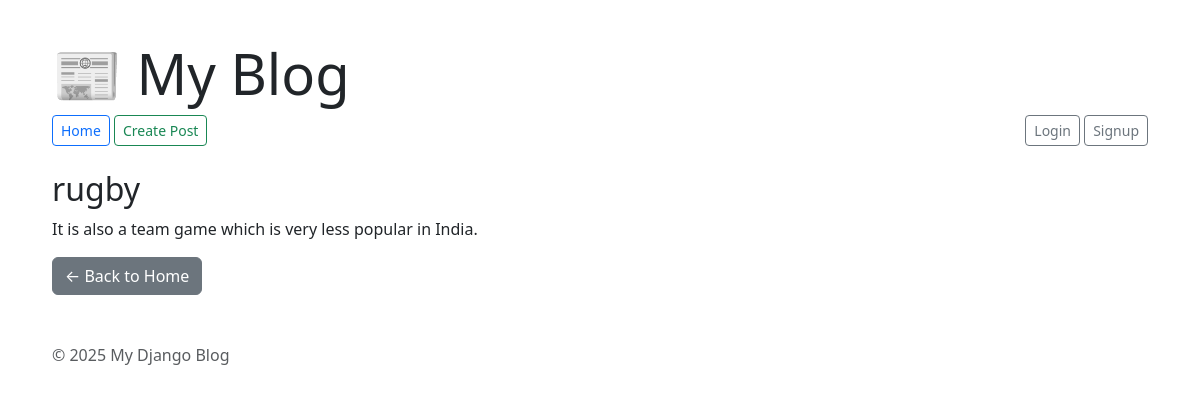
The app's page /5/ with its own data.
### locations/models.py (models this page shows, shortened)
class Post(models.Model):
    title = models.CharField(max_length=100)
    content = models.TextField()
    image = models.ImageField(upload_to='post_images/', blank=True, null=True)
    author = models.ForeignKey(User, on_delete=models.CASCADE, null=True)

### locations/views.py (the view)
# urls.py: path('<int:pk>/', views.post_detail, name='post_detail'),
def post_detail(request, pk):
    post = get_object_or_404(Post, pk=pk)
    return render(request, 'locations/post_detail.html', {'post': post})

### locations/templates/locations/post_detail.html (shortened to what this page needs)
{% extends 'locations/base.html' %}
{% block content %}
   <h2>{{ post.title }}</h2>
   <p>{{ post.content }}</p>
   <a href="{% url 'home' %}" class="btn btn-secondary">← Back to Home</a>
{% endblock %}

### locations/templates/locations/base.html (style rules this page uses)
body { margin: 40px; }

### records on screen
Post: title "rugby", content "It is also a team game which is very less popular in India."
